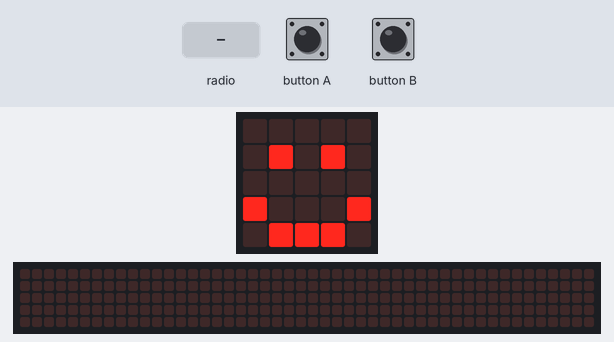
A program run on a simulated BBC micro:bit running MicroPython. Parts: the board's 5×5 LED display, a strip that is not on the board, showing the scrolling text unrolled. Inputs (shaded band) come from the test bench. The 48×5 strip is a reading aid, not a part: it shows the text the display is scrolling, unrolled, one strip-width of it at a time.

Above: at 1.2 s.
1.3 s: radio message "1" arrives
At 1.37 s:
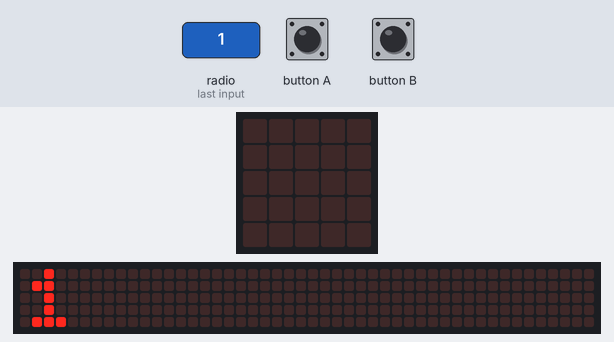
At 1.82 s:
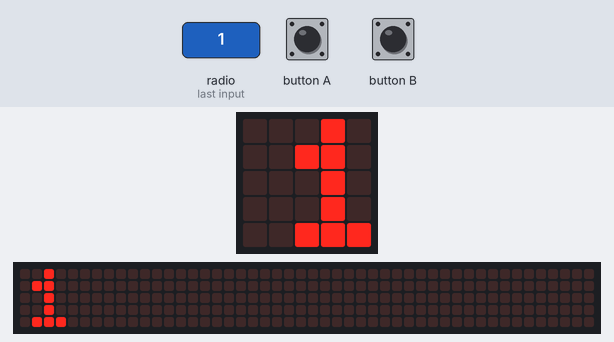
Timing chart, 0 to 4.3 s (numbered marks = the images above; inputs shaded):
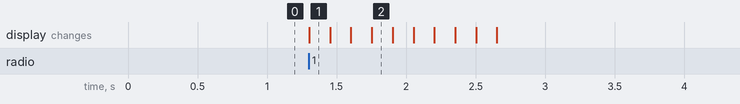

Measured:
- after the input at 1.3 s, the display: changes at once (image 1)

The program:

main.py
```python
"""
Created by: Dat Nguyen
Created on: Apr 2026
This module will receive radio messages
"""

from microbit import *
import radio

# initialize display
display.clear()
display.show(Image.HAPPY)

# initialize radio
radio.on()
radio.config(group=153)

# main loop
while True:
    # get message
    message = radio.receive()

    # check if message is not None
    if message is not None:
        # display message
        display.clear()
        display.scroll(str(message))

    # reset display
    display.show(Image.HAPPY)
```
